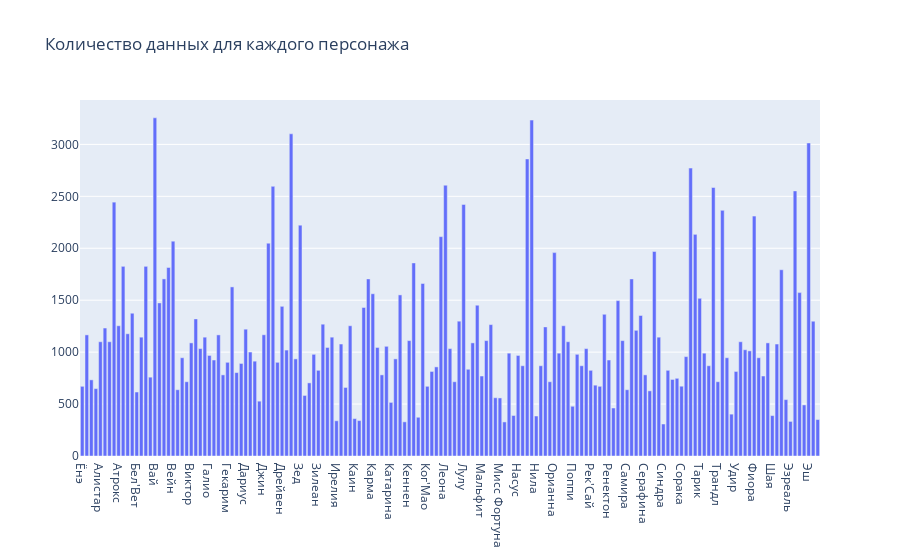

The cell this chart's notebook holds for it:
### Code cell
images_df = pd.Series(champs_counter.values(), index=champs_counter.keys())
images_df.sort_values(ascending=False)
fig = go.Figure()
fig.add_traces(go.Bar(x=images_df.index, y=images_df.values))
fig.update_layout(title="Количество данных для каждого персонажа")
fig.show()

### Figure 1 — Plotly figure (JSON) as saved in the notebook; plotly's stock layout.template omitted (floating-point values rounded to 4 significant figures; data arrays with more than 128 entries replaced by an {"elided": "..."} marker saying what was removed)
{"data": [{"type": "bar", "x": {"elided": "163 str values"}, "y": {"elided": "163 int values"}}], "layout": {"title": {"text": "Количество данных для каждого персонажа"}}}
